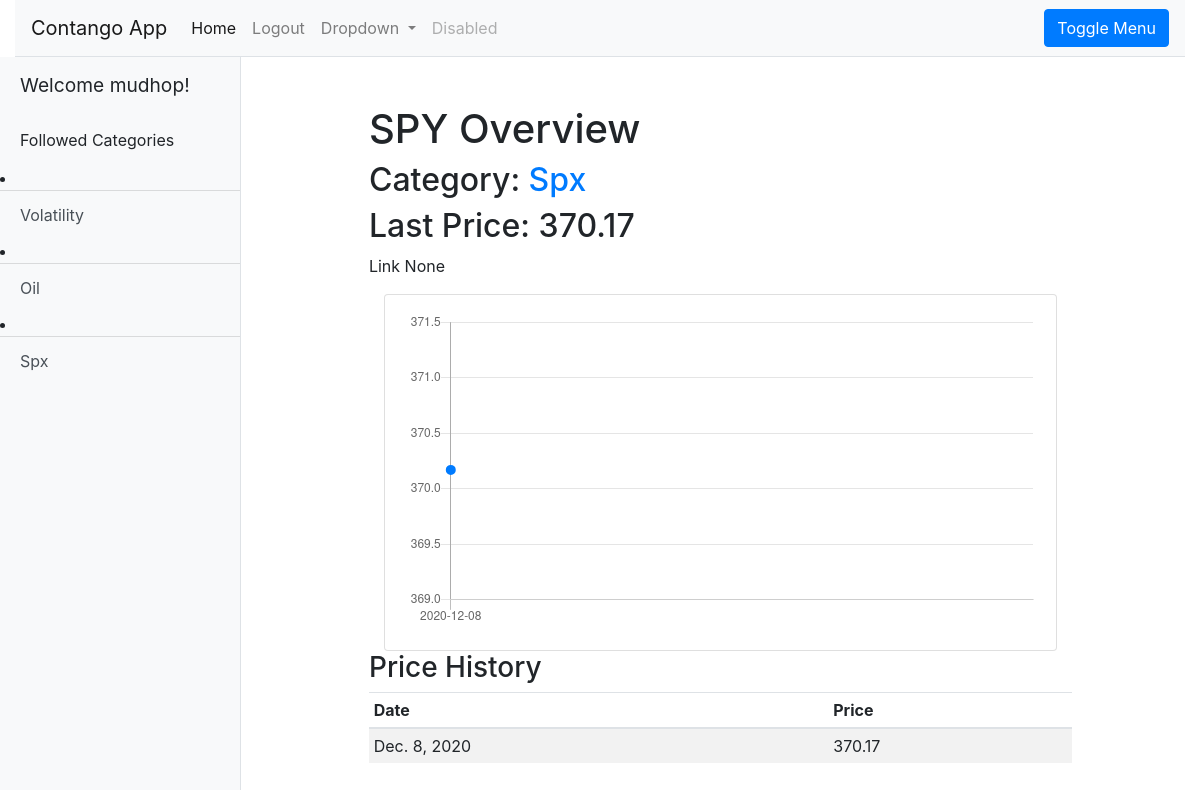
The page /main/ticker/SPY (signed in) on the database its author committed.
### main/models.py (models this page shows, shortened)
class Category(models.Model):
    category_name = models.CharField(max_length=100)

class Ticker(models.Model):
    ticker_name = models.CharField(max_length=10, null=True)
    category = models.ForeignKey('Category', null=True, on_delete=models.CASCADE)
    ticker_type = models.CharField(max_length=10)
    link = models.CharField(max_length=100, null=True, blank=True)
    exchange = models.CharField(max_length=10, null=True, blank=True)
    num_contracts = models.IntegerField(null=True, blank=True)
    leverage_ratio = models.IntegerField(null=True, blank=True)
    def get_latest_quote(self):
        if self.ticker_type == 'ETF':
            return EtfDailyQuote.objects.filter(ticker=self.id).latest('date')
        elif self.ticker_type == 'Future':
            return FuturesDailyQuote.objects.filter(ticker=self.id).latest('date')
    get_latest_quote.short_description = 'Most recent quote'
    def get_latest_price_update_date(self):
        """Returns the most recent update date for a ticker."""
        if self.ticker_type == 'ETF':
            return EtfDailyQuote.objects.filter(ticker=self.id).latest('date').date
        elif self.ticker_type == 'Future':
            return FuturesDailyQuote.objects.filter(ticker=self.id).latest('date').date
    get_latest_price_update_date.short_description = 'Most recent update date'
    def get_quotes(self):
        if self.ticker_type == 'ETF':
            return EtfDailyQuote.objects.filter(ticker=self.id).order_by('-date')[:20]

class EtfDailyQuote(models.Model):
    ticker = models.ForeignKey(Ticker, on_delete=models.CASCADE)
    date = models.DateField()
    closing_price = models.FloatField()
    class Meta:
        db_table = 'fct_etf_daily'
        managed = False

### main/views.py (the view, shortened to what this page needs)
# urls.py: path('ticker/<str:ticker_name>', views.ticker_detail, name='ticker-detail'),
@login_required()
def ticker_detail(request, ticker_name):
    ticker = get_object_or_404(Ticker, ticker_name=ticker_name.upper())
    if ticker.ticker_type == 'ETF':
        recent_quotes = ticker.get_quotes()
        price_dates = [str(quote.date) for quote in recent_quotes]
        price_history = [quote.closing_price for quote in recent_quotes]
        context = {
            'ticker': ticker,
            'price_dates': price_dates[::-1],
            'price_history': price_history[::-1],
        }
    else:
        context = {
            'ticker': ticker,
        }
    return render(request, 'main/ticker_detail.html', context=context)

### main/models.py (called while the page is built)
    def get_followed_categories(self):
        return self.followed_categories.all()

### main/templates/main/ticker_detail.html (shortened to what this page needs)
{% extends "base_generic.html" %}
{% block content %}
    <h1>{{ ticker.ticker_name }} Overview</h1>
    <h2>Category: <a href="{% url 'category-detail' ticker.category.category_name %}">{{ ticker.category.category_name }}</a></h2>
    {% if ticker.ticker_type == 'Future' %}
        <h2>Last Price (Front-month): {{ ticker.get_latest_quote.closing_price_1 }} (Updated {{ ticker.get_latest_price_update_date }})</h2>
    {% else %}
        <h2>Last Price: {{ ticker.get_latest_quote.closing_price }}</h2>
    {% endif %}
    <p>Link {{ ticker.link }}</p>
    <div class="container">
    <div class="row">
        <div class="col-12">
            <div class="card">
                <div class="card-body">
                    <canvas id="chLine"></canvas>
                </div>
            </div>
        </div>
     </div>
    </div>
    <h3>Price History</h3>
    <table class="table table-striped table-sm">
    {% if ticker.ticker_type == 'ETF' %}
        <thead>
        <tr>
          <th scope="col">Date</th>
          <th scope="col">Price</th>
        </tr>
        </thead>
        <tbody>
            {% for quote in ticker.get_quotes %}
                 <tr>
                     <td>{{ quote.date }}</td>
                     <td>{{ quote.closing_price }}</td>
                 </tr>
            {% endfor %}
        </tbody>
    {% endif %}
    </table>
{% endblock %}
{% block scripts %}
<script>
var chartColors = ['#007bff','rgba(0,122,255,0.5)',
                   '#28a745','rgba(40,167,69,0.5)',
                   '#6610f2','rgba(102,16,242,0.5)',];
var chartDatasets = [
    {% if ticker.ticker_type == 'ETF' %}
        {
        data: {{ price_history }},
        backgroundColor: chartColors[1],
        borderColor: chartColors[0],
        borderWidth: 4,
        pointBackgroundColor: chartColors[0]
        }
    {% endif %}
];
var chartData = {
  labels: {{price_dates|safe}},
  datasets: chartDatasets,
};
var chLine = document.getElementById("chLine");
if (chLine) {
  new Chart(chLine, {
  type: 'line',
  data: chartData,
  options: {
    scales: {
      yAxes: [{
        ticks: {
          beginAtZero: false
        },
      }]
    },
    legend: {
        display: {% if ticker.ticker_type == 'Future' %} true {% else %} false {% endif %},
    }
  }
  });
}
</script>
{% endblock %}

### main/templates/base_generic.html (shortened to what this page needs)
<!DOCTYPE html>
<html lang="en">
<head>
  <link rel="stylesheet" href="https://stackpath.bootstrapcdn.com/bootstrap/4.1.3/css/bootstrap.min.css">
  {% load static %}
  <link rel="stylesheet" href="{% static 'css/bootstrap.min.css' %}">
  <link rel="stylesheet" href="{% static 'css/bootstrap.css' %}">
  <link rel="stylesheet" href="{% static 'css/sidebar.css' %}">
</head>
<body>
  <div class="container-fluid">
      <nav class="navbar navbar-expand-lg navbar-light bg-light border-bottom">
      <a class="navbar-brand" href="#">Contango App</a>
      <div class="collapse navbar-collapse" id="navbarSupportedContent">
        <ul class="navbar-nav mr-auto">
          <li class="nav-item active">
            <a class="nav-link" href="{% url 'home' %}">Home <span class="sr-only">(current)</span></a>
          </li>
          <li class="nav-item">
              <a class="nav-link" href="{% url 'logout' %}?next={{ request.path }}">Logout</a>
          </li>
          <li class="nav-item dropdown">
            <a class="nav-link dropdown-toggle" href="#" id="navbarDropdown" role="button" data-toggle="dropdown" aria-haspopup="true" aria-expanded="false">
              Dropdown
            </a>
          </li>
          <li class="nav-item">
            <a class="nav-link disabled" href="#" tabindex="-1" aria-disabled="true">Disabled</a>
          </li>
        </ul>
        <button class="btn btn-primary" id="menu-toggle">Toggle Menu</button>
      </div>
      </nav>
    </div>
  <div class="d-flex" id="wrapper">
    <div class="bg-light border-right" id="sidebar-wrapper">
      <div class="sidebar-heading">Welcome {{ user.get_username }}!</div>
      <div class="list-group list-group-flush">
              {% if user.profile.get_followed_categories %}
                  <div class="sidebar-subheading">Followed Categories</div>
                  {% for category in user.profile.get_followed_categories %}
                    <li><a href="{% url 'category-detail' category_name=category.category_name %}" class="list-group-item list-group-item-action bg-light">{{ category.category_name }}</a></li>
                  {% endfor %}
              {% endif %}
      </div>
    </div>
    <div id="page-content-wrapper">
      <div class="container-fluid">
            <div class="row">
                <div class="col">
                </div>
                <div class="col-10 py-5 px-lg-5">
                    {% block content %}
                    {% endblock %}
                </div>
                <div class="col">
            </div>
          </div>
      </div>
    </div>
  </div>
    {% block scripts %}
    {% endblock %}
</body>
</html>

### main/static/css/sidebar.css (style rules this page uses)
#wrapper { overflow-x: hidden; }
#sidebar-wrapper { min-height: 100vh; margin-left: -15rem; -webkit-transition: margin .25s ease-out; -moz-transition: margin .25s ease-out; -o-transition: margin .25s ease-out; transition: margin .25s ease-out; }
#sidebar-wrapper .sidebar-heading { padding: 0.875rem 1.25rem; font-size: 1.2rem; }
#sidebar-wrapper .sidebar-subheading { padding: 0.875rem 1.25rem; font-size: 1.0rem; }
#sidebar-wrapper .list-group { width: 15rem; }
#page-content-wrapper { min-width: 100vw; }
@media (min-width: 768px) { #sidebar-wrapper { margin-left: 0; } }
@media (min-width: 768px) { #page-content-wrapper { min-width: 0; width: 100%; } }

### rows shown on the page
Category: category_name "Volatility"
Category: category_name "Oil"
Category: category_name "Spx"
Ticker: ticker_name "SPY", category.category_name "Spx", get_latest_quote.closing_price "370.17", link "None"

### other values the page prints
{{ user.get_username }} "mudhop"
chart data {{ price_history }} [370.17]
chart data {{ price_dates|safe }} ['2020-12-08']
